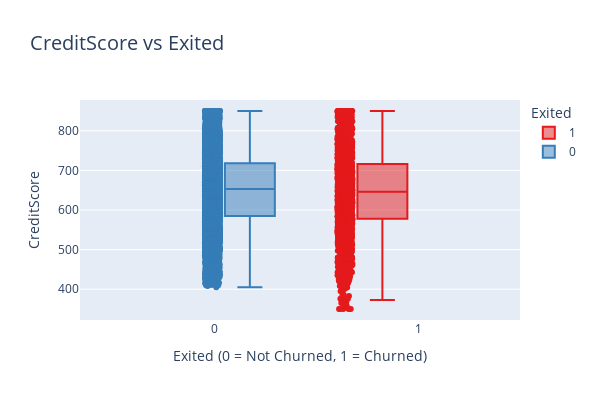
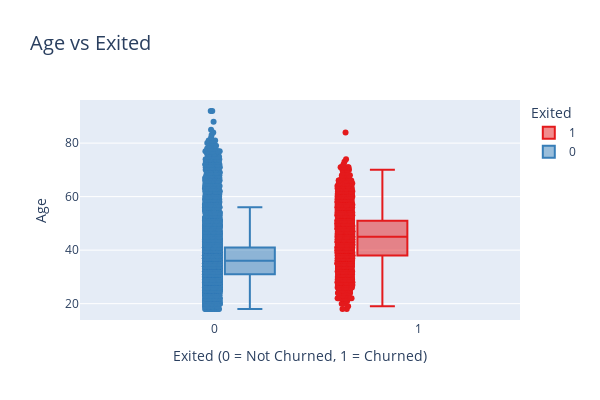
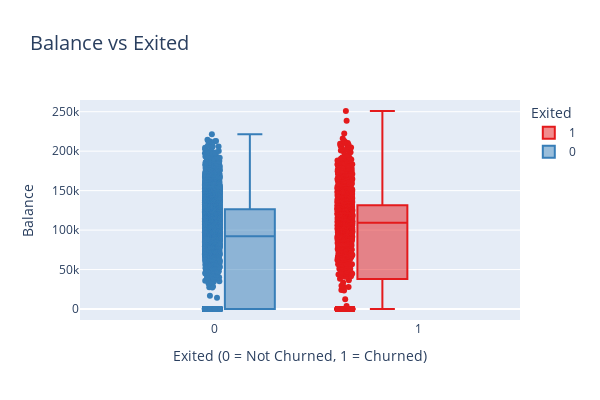
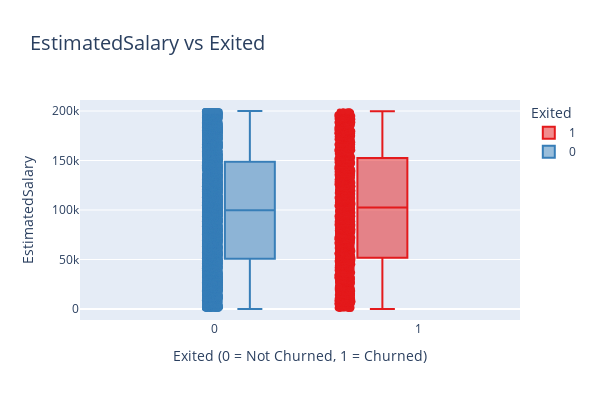

Source (notebook cell) for these figures, in order:
### Markdown cell above
### 📊 Bivariate Analysis: Categorical Features vs Target (`Exited`)

- **Gender**: Females show a slightly higher churn rate compared to males.
- **Geography**: Customers from *Germany* have the highest churn rate, whereas *Spain* has the lowest.
- **HasCrCard**: No significant impact of having a credit card on churn.
- **IsActiveMember**: Inactive members have a much higher tendency to churn.
- **NumOfProducts**: Customers with only 1 product are more likely to churn. Those with 3+ products show increased churn as well.
- **Tenure**: Churn seems spread across all tenure values, though mid-tenure values have slightly more churn.

> ✅ These insights help identify which customer segments are more prone to churn and can guide targeted retention strategies.

### Code cell
numerical_cols = ['CreditScore', 'Age', 'Balance', 'EstimatedSalary']

for col in numerical_cols:
    fig = px.box(df, x='Exited', y=col, color='Exited',
                 title=f"{col} vs Exited",
                 color_discrete_sequence=px.colors.qualitative.Set1,
                 width=600, height=400,
                 points="all")  # show all individual data points
    fig.update_layout(
        xaxis_title="Exited (0 = Not Churned, 1 = Churned)",
        yaxis_title=col,
        title_font=dict(size=20),
        boxmode='group'
    )
    fig.show()

### Figure 1 — Plotly figure (JSON) as saved in the notebook; plotly's stock layout.template omitted (floating-point values rounded to 4 significant figures; data arrays with more than 128 entries replaced by an {"elided": "..."} marker saying what was removed)
{"data": [{"alignmentgroup": "True", "boxpoints": "all", "hovertemplate": "Exited=%{x}<br>CreditScore=%{y}<extra></extra>", "legendgroup": "1", "marker": {"color": "rgb(228,26,28)"}, "name": "1", "notched": false, "offsetgroup": "1", "orientation": "v", "showlegend": true, "type": "box", "x": {"elided": "2037 int values"}, "x0": " ", "xaxis": "x", "y": {"elided": "2037 int values"}, "y0": " ", "yaxis": "y"}, {"alignmentgroup": "True", "boxpoints": "all", "hovertemplate": "Exited=%{x}<br>CreditScore=%{y}<extra></extra>", "legendgroup": "0", "marker": {"color": "rgb(55,126,184)"}, "name": "0", "notched": false, "offsetgroup": "0", "orientation": "v", "showlegend": true, "type": "box", "x": {"elided": "7963 int values"}, "x0": " ", "xaxis": "x", "y": {"elided": "7963 int values"}, "y0": " ", "yaxis": "y"}], "layout": {"boxmode": "group", "height": 400, "legend": {"title": {"text": "Exited"}, "tracegroupgap": 0}, "title": {"font": {"size": 20}, "text": "CreditScore vs Exited"}, "width": 600, "xaxis": {"anchor": "y", "categoryarray": [1, 0], "categoryorder": "array", "domain": [0, 1], "title": {"text": "Exited (0 = Not Churned, 1 = Churned)"}}, "yaxis": {"anchor": "x", "domain": [0, 1], "title": {"text": "CreditScore"}}}}

### Figure 2 — Plotly figure (JSON) as saved in the notebook; plotly's stock layout.template omitted (floating-point values rounded to 4 significant figures; data arrays with more than 128 entries replaced by an {"elided": "..."} marker saying what was removed)
{"data": [{"alignmentgroup": "True", "boxpoints": "all", "hovertemplate": "Exited=%{x}<br>Age=%{y}<extra></extra>", "legendgroup": "1", "marker": {"color": "rgb(228,26,28)"}, "name": "1", "notched": false, "offsetgroup": "1", "orientation": "v", "showlegend": true, "type": "box", "x": {"elided": "2037 int values"}, "x0": " ", "xaxis": "x", "y": {"elided": "2037 int values"}, "y0": " ", "yaxis": "y"}, {"alignmentgroup": "True", "boxpoints": "all", "hovertemplate": "Exited=%{x}<br>Age=%{y}<extra></extra>", "legendgroup": "0", "marker": {"color": "rgb(55,126,184)"}, "name": "0", "notched": false, "offsetgroup": "0", "orientation": "v", "showlegend": true, "type": "box", "x": {"elided": "7963 int values"}, "x0": " ", "xaxis": "x", "y": {"elided": "7963 int values"}, "y0": " ", "yaxis": "y"}], "layout": {"boxmode": "group", "height": 400, "legend": {"title": {"text": "Exited"}, "tracegroupgap": 0}, "title": {"font": {"size": 20}, "text": "Age vs Exited"}, "width": 600, "xaxis": {"anchor": "y", "categoryarray": [1, 0], "categoryorder": "array", "domain": [0, 1], "title": {"text": "Exited (0 = Not Churned, 1 = Churned)"}}, "yaxis": {"anchor": "x", "domain": [0, 1], "title": {"text": "Age"}}}}

### Figure 3 — Plotly figure (JSON) as saved in the notebook; plotly's stock layout.template omitted (floating-point values rounded to 4 significant figures; data arrays with more than 128 entries replaced by an {"elided": "..."} marker saying what was removed)
{"data": [{"alignmentgroup": "True", "boxpoints": "all", "hovertemplate": "Exited=%{x}<br>Balance=%{y}<extra></extra>", "legendgroup": "1", "marker": {"color": "rgb(228,26,28)"}, "name": "1", "notched": false, "offsetgroup": "1", "orientation": "v", "showlegend": true, "type": "box", "x": {"elided": "2037 int values"}, "x0": " ", "xaxis": "x", "y": {"elided": "2037 float values"}, "y0": " ", "yaxis": "y"}, {"alignmentgroup": "True", "boxpoints": "all", "hovertemplate": "Exited=%{x}<br>Balance=%{y}<extra></extra>", "legendgroup": "0", "marker": {"color": "rgb(55,126,184)"}, "name": "0", "notched": false, "offsetgroup": "0", "orientation": "v", "showlegend": true, "type": "box", "x": {"elided": "7963 int values"}, "x0": " ", "xaxis": "x", "y": {"elided": "7963 float values"}, "y0": " ", "yaxis": "y"}], "layout": {"boxmode": "group", "height": 400, "legend": {"title": {"text": "Exited"}, "tracegroupgap": 0}, "title": {"font": {"size": 20}, "text": "Balance vs Exited"}, "width": 600, "xaxis": {"anchor": "y", "categoryarray": [1, 0], "categoryorder": "array", "domain": [0, 1], "title": {"text": "Exited (0 = Not Churned, 1 = Churned)"}}, "yaxis": {"anchor": "x", "domain": [0, 1], "title": {"text": "Balance"}}}}

### Figure 4 — Plotly figure (JSON) as saved in the notebook; plotly's stock layout.template omitted (floating-point values rounded to 4 significant figures; data arrays with more than 128 entries replaced by an {"elided": "..."} marker saying what was removed)
{"data": [{"alignmentgroup": "True", "boxpoints": "all", "hovertemplate": "Exited=%{x}<br>EstimatedSalary=%{y}<extra></extra>", "legendgroup": "1", "marker": {"color": "rgb(228,26,28)"}, "name": "1", "notched": false, "offsetgroup": "1", "orientation": "v", "showlegend": true, "type": "box", "x": {"elided": "2037 int values"}, "x0": " ", "xaxis": "x", "y": {"elided": "2037 float values"}, "y0": " ", "yaxis": "y"}, {"alignmentgroup": "True", "boxpoints": "all", "hovertemplate": "Exited=%{x}<br>EstimatedSalary=%{y}<extra></extra>", "legendgroup": "0", "marker": {"color": "rgb(55,126,184)"}, "name": "0", "notched": false, "offsetgroup": "0", "orientation": "v", "showlegend": true, "type": "box", "x": {"elided": "7963 int values"}, "x0": " ", "xaxis": "x", "y": {"elided": "7963 float values"}, "y0": " ", "yaxis": "y"}], "layout": {"boxmode": "group", "height": 400, "legend": {"title": {"text": "Exited"}, "tracegroupgap": 0}, "title": {"font": {"size": 20}, "text": "EstimatedSalary vs Exited"}, "width": 600, "xaxis": {"anchor": "y", "categoryarray": [1, 0], "categoryorder": "array", "domain": [0, 1], "title": {"text": "Exited (0 = Not Churned, 1 = Churned)"}}, "yaxis": {"anchor": "x", "domain": [0, 1], "title": {"text": "EstimatedSalary"}}}}
